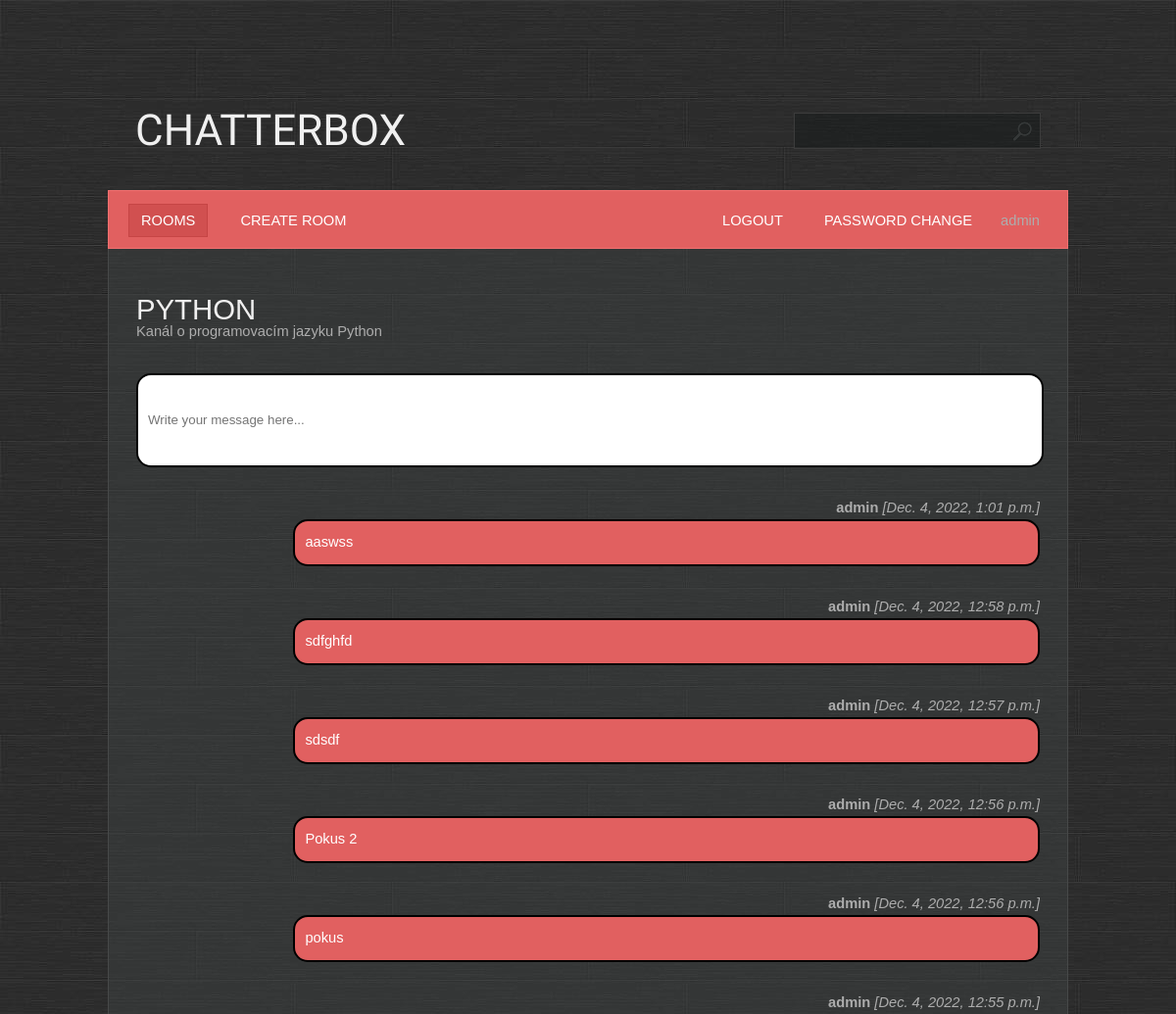
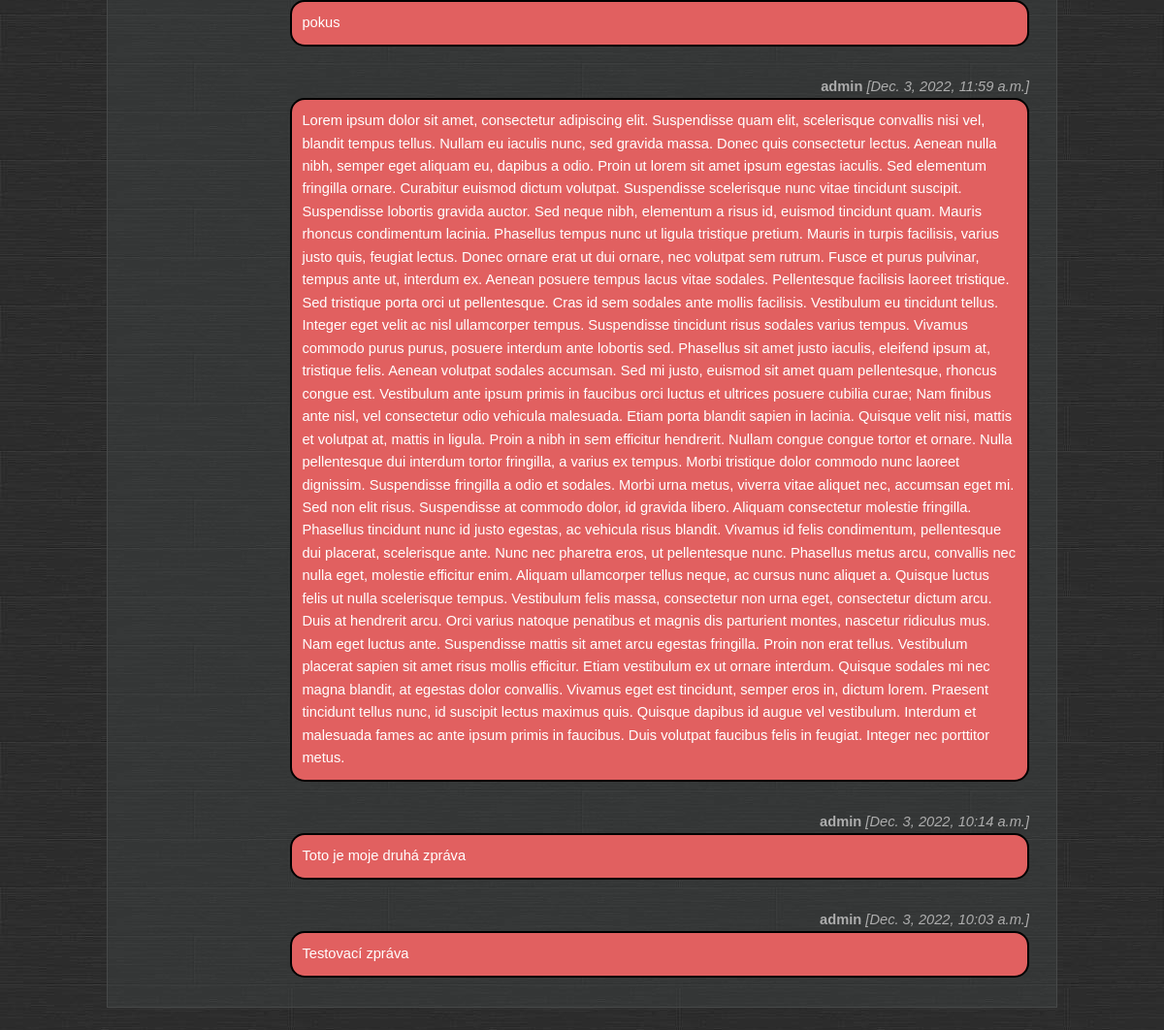
Page /room/detail/2/ (signed in) on the earlier database version (2 pictures, top to bottom).
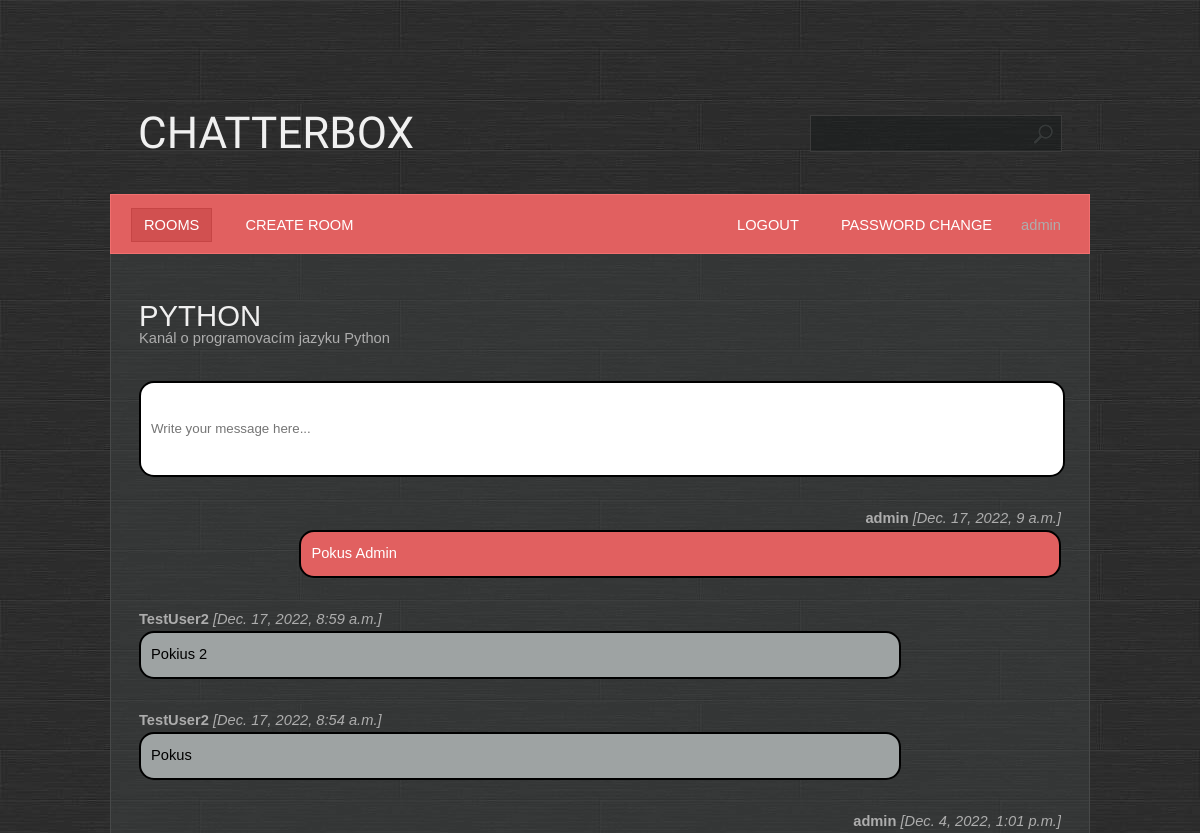
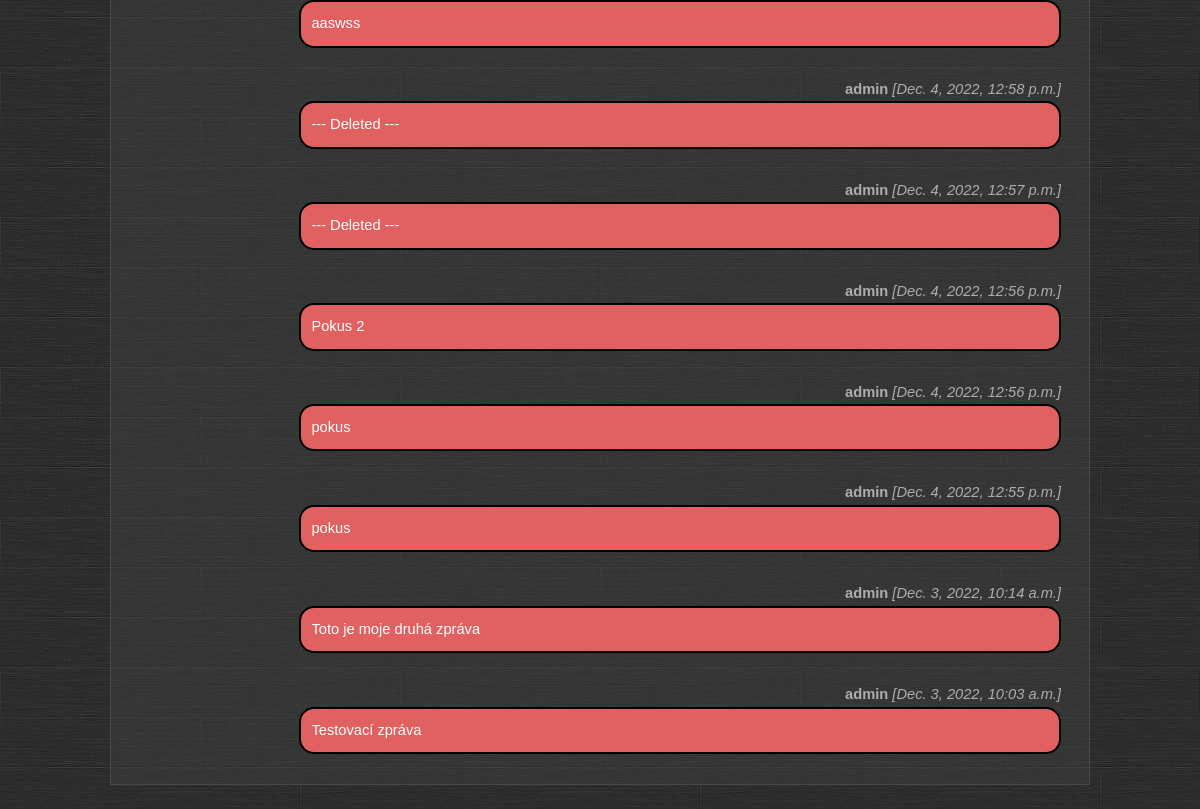
Same page on the later database version (2 pictures, top to bottom).
### base/models.py (models this page shows, shortened)
class Message(Model):
    body = models.TextField()
    room = models.ForeignKey(Room, on_delete=models.CASCADE)
    user = models.ForeignKey(User, on_delete=models.CASCADE)
    created = models.DateTimeField(auto_now_add=True)
    updated = models.DateTimeField(auto_now=True)
    class Meta:
        ordering = ['-created', 'body']

### base/views.py (the view, shortened to what this page needs)
# urls.py: path('room/detail/<pk>/', base.views.room, name='room'),
@login_required
@permission_required(['base.view_room', 'base.view_message'])
def room(request, pk):
    LOGGER.warning(request.method)
    room = Room.objects.get(id=pk)
    messages = room.message_set.all()
    context = {'messages': messages, 'room': room}
    return render(request, template_name='base/room.html', context=context)

### base/templates/base/room.html (shortened to what this page needs)
{% extends 'main.html' %}
{% block content %}
    <h1>{{ room.name }}</h1>
    <div class="box">{{ room.description }}</div>
    <div class="box room__message">
        {% if perms.base.add_message %}
            <form method="POST">
                <input name="body" placeholder="Write your message here..."/>
            </form>
        {% endif %}
    </div>
    {% for message in messages %}
        <div class="box">
            {% if user == message.user %}
                <div style="float: right"><b>{{ message.user }}</b> <i>[{{ message.created }}]</i></div>
                <div class="message" style="float: right; background-color: #e16060; color: white;">{{ message.body }}</div>
            {% else %}
                <div><b>{{ message.user }}</b> <i>[{{ message.created }}]</i></div>
                <div class="message">{{ message.body }}</div>
            {% endif %}
        </div>
    {% endfor %}
{% endblock %}

Differences in the rows shown:
removed Message: user "admin", created "Dec. 3, 2022, 11:59 a.m.", body "Lorem ipsum dolor sit amet, consectetur adipiscing elit. Suspendisse quam elit, scelerisque convallis nisi vel, blandit tempus tellus. Nullam eu iaculis nunc, sed gravida massa. Donec quis consectetur lectus. Aenean nulla nibh, semper eget aliquam eu, dapibus a odio. Proin ut lorem sit amet ipsum egestas iaculis. Sed elementum fringilla ornare. Curabitur euismod dictum volutpat. Suspendisse scelerisque nunc vitae tincidunt suscipit. Suspendisse lobortis gravida auctor. Sed neque nibh, elementum a risus id, euismod tincidunt quam. Mauris rhoncus condimentum lacinia. Phasellus tempus nunc ut ligula tristique pretium. Mauris in turpis facilisis, varius justo quis, feugiat lectus. Donec ornare…"
added Message: user "admin", created "Dec. 17, 2022, 9 a.m.", body "Pokus Admin"
added Message: user "TestUser2", created "Dec. 17, 2022, 8:59 a.m.", body "Pokius 2"
added Message: user "TestUser2", created "Dec. 17, 2022, 8:54 a.m.", body "Pokus"
changed Message "Dec. 4, 2022, 12:58 p.m.": body "sdfghfd" → "--- Deleted ---"
changed Message "Dec. 4, 2022, 12:57 p.m.": body "sdsdf" → "--- Deleted ---"
